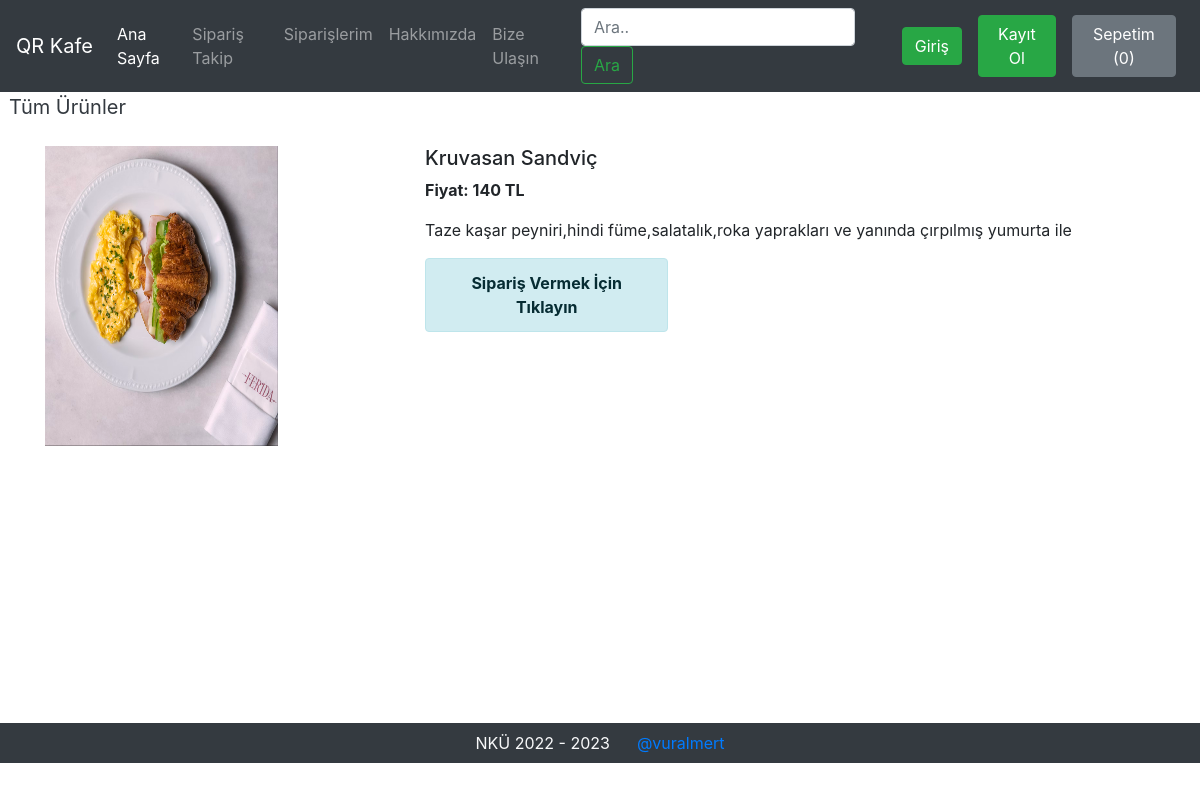
/productView/6, run on the app's committed database.
### pages/models.py (models this page shows, shortened)
class Product(models.Model):
    product_id = models.AutoField
    product_name = models.CharField(max_length=50)
    category = models.CharField(max_length=50, default="")
    price = models.IntegerField(default=0)
    desc = models.CharField(max_length=200)
    pub_date = models.DateField()
    image = models.ImageField(upload_to="shop/images", default="")

### pages/views.py (the view)
# urls.py: path('productView/<int:myid>', ProductView, name="Product"),
def ProductView(request, myid):
    product = Product.objects.filter(id=myid)
    return render(request, 'prodView.html', {'product': product[0]})

### templates/prodView.html (shortened to what this page needs)
{% extends 'basic.html' %}
{% block body %}
<div>&nbsp;
    <a href="/home" class="active text-dark"  style="font-size:20px;">
      <span>Tüm Ürünler</span>
    </a>
</div>
<div class="container my-4" id="cont">
    <div class="row">
    <div class="col-md-4">
        <img src="/media/{{product.image}}" width="233px" height="300px">
    </div>
    <div class="col-md-8">
        <h5>{{product.product_name}}</h5>
        <p><b>Fiyat: {{product.price}} TL </b></p>
        <p>{{product.desc}}</p>
        <div class='alert alert-info col-md-4 col-md-offset-4'>
            <center><a href='/search/?search={{product.product_name}}' class='alert-link'>Sipariş Vermek İçin Tıklayın</a></center>
        </div>
    </div>
    </div>
</div>
{% endblock %}

### data on the page
Product: image (picture), product_name "Kruvasan Sandviç", price "140", desc "Taze kaşar peyniri,hindi füme,salatalık,roka yaprakları ve yanında çırpılmış yumurta ile"
